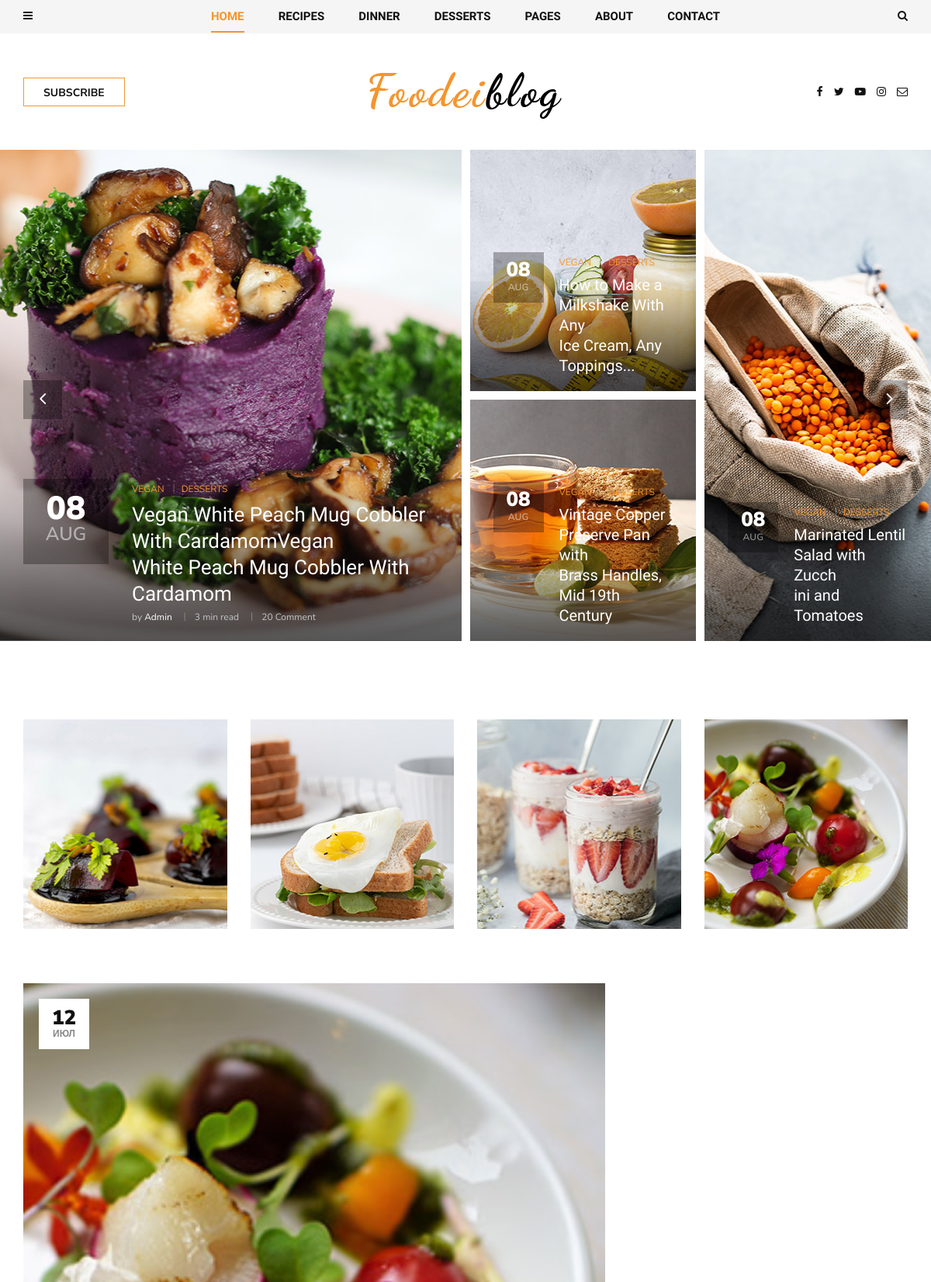
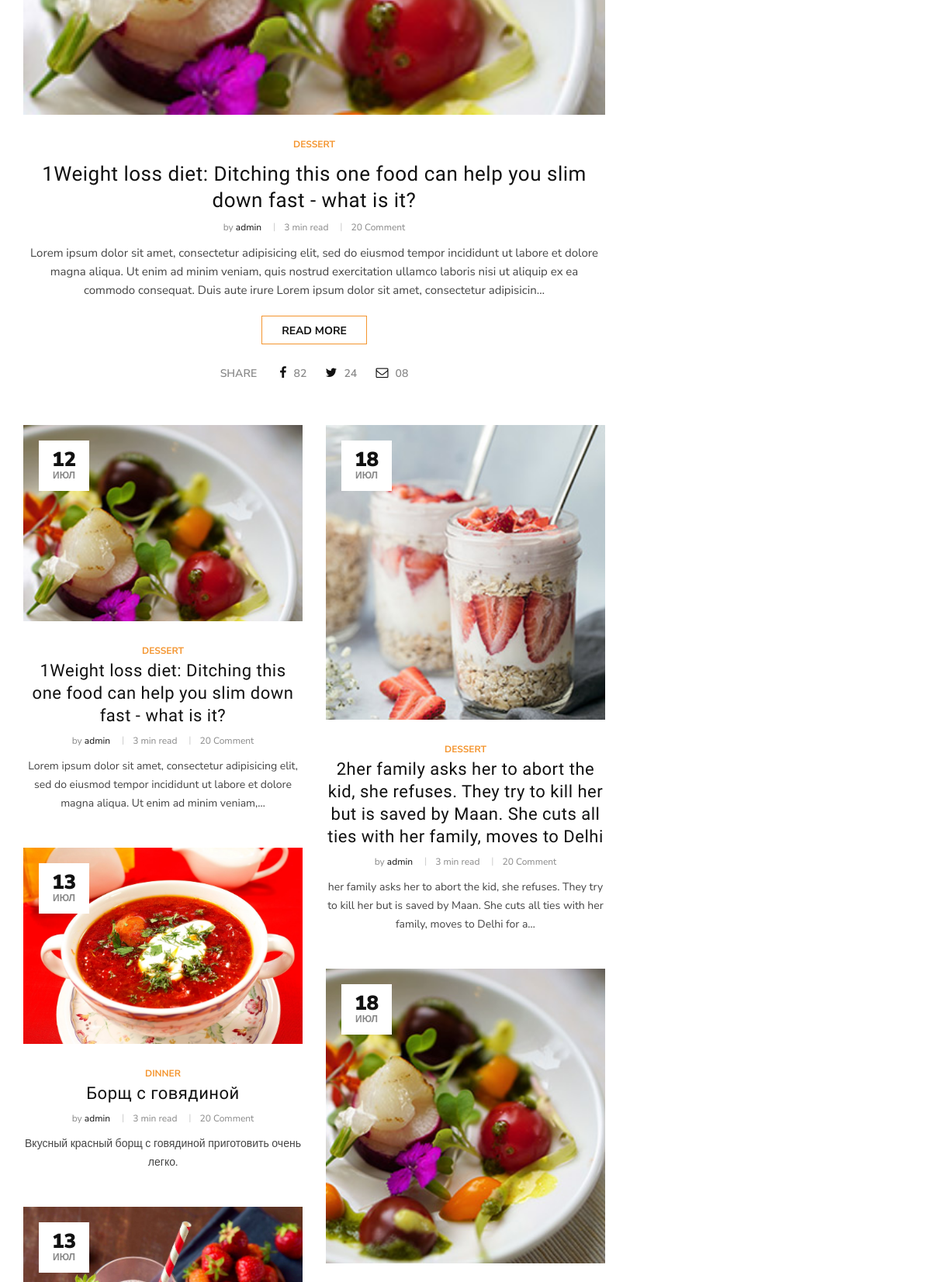
The page / (upper part) on the database its author committed (2 pictures, top to bottom).
### blog/models.py (models this page shows, shortened)
class Post(models.Model):
    title = models.CharField(max_length=200)
    author = models.ForeignKey(User, related_name='posts', on_delete=models.CASCADE)
    image = models.ImageField(upload_to='media/dishes/')
    text = models.TextField()
    slug = models.SlugField(max_length=200, null=True, blank=True)
    category = models.ForeignKey(
        Category,
        related_name='post',
        on_delete=models.SET_NULL,
        null=True
    )
    tags = models.ManyToManyField(Tag, related_name='tags')
    create_at = models.DateTimeField(auto_now_add=True)
    def get_absolute_url(self):
        return reverse('post_single', kwargs={'slug':self.category.slug, 'post_slug':self.slug})

class Category(MPTTModel):
    name = models.CharField(max_length=100)
    slug = models.SlugField()
    parent = TreeForeignKey(
        'self',
        related_name='children',
        on_delete=models.SET_NULL,
        null=True,
        blank=True
    )
    class MPTTMeta:
        order_insertion_by = ['name']
    def __str__(self):
        return self.name

### blog/views.py (the view)
# urls.py: path('', views.HomeView.as_view( ), name='home'),
class HomeView(ListView):
    model = Post
    paginate_by = 9
    template_name = 'blog/home.html'

### blog/templates/blog/home.html (shortened to what this page needs)
{% extends 'base.html' %}
{% block content %}
    <section class="hero">
        <div class="hero__slider owl-carousel">
            <div class="hero__item">
                <div class="container-fluid">
                    <div class="row">
                        <div class="col-lg-6 p-0">
                            <div class="hero__inside__item hero__inside__item--wide set-bg"
                                data-setbg="img/hero/hero-1.jpg">
                                <div class="hero__inside__item__text">
                                    <div class="hero__inside__item--meta">
                                        <span>08</span>
                                        <p>Aug</p>
                                    </div>
                                    <div class="hero__inside__item--text">
                                        <ul class="label">
                                            <li>Vegan</li>
                                            <li>Desserts</li>
                                        </ul>
                                        <h4>Vegan White Peach Mug Cobbler With CardamomVegan<br /> White Peach Mug
                                            Cobbler With Cardamom</h4>
                                        <ul class="widget">
                                            <li>by <span>Admin</span></li>
                                            <li>3 min read</li>
                                            <li>20 Comment</li>
                                        </ul>
                                    </div>
                                </div>
                            </div>
                        </div>
                        <div class="col-lg-3 col-md-6  p-0">
                            <div class="hero__inside__item hero__inside__item--small set-bg"
                                data-setbg="img/hero/hero-2.jpg">
                                <div class="hero__inside__item__text">
                                    <div class="hero__inside__item--meta">
                                        <span>08</span>
                                        <p>Aug</p>
                                    </div>
                                    <div class="hero__inside__item--text">
                                        <ul class="label">
                                            <li>Vegan</li>
                                            <li>Desserts</li>
                                        </ul>
                                        <h5>How to Make a Milkshake With Any <br />Ice Cream, Any Toppings...</h5>
                                    </div>
                                </div>
                            </div>
                            <div class="hero__inside__item hero__inside__item--small set-bg"
                                data-setbg="img/hero/hero-3.jpg">
                                <div class="hero__inside__item__text">
                                    <div class="hero__inside__item--meta">
                                        <span>08</span>
                                        <p>Aug</p>
                                    </div>
                                    <div class="hero__inside__item--text">
                                        <ul class="label">
                                            <li>Vegan</li>
                                            <li>Desserts</li>
                                        </ul>
                                        <h5>Vintage Copper Preserve Pan with <br />Brass Handles, Mid 19th Century</h5>
                                    </div>
                                </div>
                            </div>
                        </div>
                        <div class="col-lg-3 col-md-6  p-0">
                            <div class="hero__inside__item set-bg" data-setbg="img/hero/hero-4.jpg">
                                <div class="hero__inside__item__text">
                                    <div class="hero__inside__item--meta">
                                        <span>08</span>
                                        <p>Aug</p>
                                    </div>
                                    <div class="hero__inside__item--text">
                                        <ul class="label">
                                            <li>Vegan</li>
                                            <li>Desserts</li>
                                        </ul>
                                        <h5>Marinated Lentil Salad with Zucch <br />ini and Tomatoes</h5>
                                    </div>
                                </div>
                            </div>
                        </div>
                    </div>
                </div>
            </div>
            <div class="hero__item">
                <div class="container-fluid">
                    <div class="row">
                        <div class="col-lg-3 col-md-6 p-0">
                        </div>
                    </div>
                </div>
            </div>
        </div>
    </section>
    <section class="categories spad">
        <div class="container">
            <div class="row">
                <div class="col-lg-3 col-md-6 col-sm-6">
                    <div class="categories__item set-bg" data-setbg="img/categories/cat-1.jpg">
                    </div>
                </div>
                <div class="col-lg-3 col-md-6 col-sm-6">
                    <div class="categories__item set-bg" data-setbg="img/categories/cat-2.jpg">
                    </div>
                </div>
                <div class="col-lg-3 col-md-6 col-sm-6">
                    <div class="categories__item set-bg" data-setbg="img/categories/cat-3.jpg">
                    </div>
                </div>
                <div class="col-lg-3 col-md-6 col-sm-6">
                    <div class="categories__item set-bg" data-setbg="img/categories/cat-4.jpg">
                    </div>
                </div>
            </div>
        </div>
        <div class="categories__post">
            <div class="container">
                <div class="row">
                    <div class="col-lg-8 col-md-8">
                        {% for post in post_list %}
                            {% if forloop.first %}
                                <div class="categories__post__item categories__post__item--large">
                                    <div class="categories__post__item__pic set-bg"
                                        data-setbg="{{ post.image.url }}">
                                        <div class="post__meta">
                                            <h4>{{post.create_at|date:"d"}}</h4>
                                            <span>{{post.create_at|date:"M"}}</span>
                                        </div>
                                    </div>
                                    <div class="categories__post__item__text">
                                        <ul class="post__label--large">
                                            <li>{{post.category}}</li>
                                        </ul>
                                        <h3><a href="{{post.get_absolute_url}}">{{post.title}}</a></h3>
                                        <ul class="post__widget">
                                            <li>by <span>{{post.author}}</span></li>
                                            <li>3 min read</li>
                                            <li>20 Comment</li>
                                        </ul>
                                        <p>{{post.text|truncatechars:300}}</p>
                                        <a href="{{post.get_absolute_url}}" class="primary-btn">Read more</a>
                                        <div class="post__social">
                                            <span>Share</span>
                                            <a href="#"><i class="fa fa-facebook"></i> <span>82</span></a>
                                            <a href="#"><i class="fa fa-twitter"></i> <span>24</span></a>
                                            <a href="#"><i class="fa fa-envelope-o"></i> <span>08</span></a>
                                        </div>
                                    </div>
                                </div>
                            <div class="row">
                            {% endif %}
                        {%endfor%}
                            <div class="col-lg-6 col-md-6 col-sm-6">
                                {% for post in post_list %}
                                    {% if forloop.counter <= 5 and forloop.counter >= 1 %}
                                        <div class="categories__post__item">
                                            <div class="categories__post__item__pic small__item set-bg"
                                                data-setbg="{{post.image.url}}">
                                                <div class="post__meta">
                                                    <h4>{{post.create_at|date:"d"}} </h4>
                                                    <span>{{post.create_at|date:"M"}}</span>
                                                </div>
                                            </div>
                                            <div class="categories__post__item__text">
                                                <span class="post__label">{{post.category}}</span>
                                                <h3><a href="{{post.get_absolute_url}}">{{post.title}}</a></h3>
                                                <ul class="post__widget">
                                                    <li>by <span>{{post.author}}</span></li>
                                                    <li>3 min read</li>
                                                    <li>20 Comment</li>
                                                </ul>
                                                <p>{{post.text|truncatechars:150}} </p>
                                            </div>
                                        </div>
                                    {%endif%}
                                {%endfor%}
                            </div>
                            <div class="col-lg-6 col-md-6 col-sm-6">
                                {% for post in post_list %}
                                    {% if forloop.counter > 5 %}
                                        <div class="categories__post__item">
                                            <div class="categories__post__item__pic smaller__large set-bg"
                                                data-setbg="{{post.image.url}}">
                                                <div class="post__meta">
                                                    <h4>{{post.create_at|date:"d"}}</h4>
                                                    <span>{{post.create_at|date:"M"}}</span>
                                                </div>
                                            </div>
                                            <div class="categories__post__item__text">
                                                <span class="post__label">{{post.category}}</span>
                                                <h3><a href="{{post.get_absolute_url}}">{{post.title}}</a></h3>
                                                <ul class="post__widget">
                                                    <li>by <span>{{post.author}}</span></li>
                                                    <li>3 min read</li>
                                                    <li>20 Comment</li>
                                                </ul>
                                                <p>{{post.text|truncatechars:150}}</p>
                                            </div>
                                        </div>
                                    {%endif%}
                                {%endfor%}
                            </div>
                    </div>
                </div>
            </div>
        </div>
    </section>
{% endblock content %}

### rows shown on the page
Post: create_at "12", create_at "ИЮЛ", category "DESSERT", title "1Weight loss diet: Ditching this one food can help you slim down fast - what is it?", author "admin", text "Lorem ipsum dolor sit amet, consectetur adipisicing elit, sed do eiusmod tempor incididunt ut labore et dolore magna aliqua. Ut enim ad minim veniam, quis nostrud exercitation ullamco laboris nisi ut aliquip ex ea commodo consequat. Duis aute irure Lorem ipsum dolor sit amet, consectetur adipisicin…", shows a picture, text "Lorem ipsum dolor sit amet, consectetur adipisicing elit, sed do eiusmod tempor incididunt ut labore et dolore magna aliqua. Ut enim ad minim veniam,…"
Post: shows a picture, create_at "13", create_at "ИЮЛ", category "DINNER", title "Борщ с говядиной", author "admin", text "Вкусный красный борщ с говядиной приготовить очень легко."
Post: shows a picture, create_at "13", create_at "ИЮЛ"
Post: shows a picture, create_at "18", create_at "ИЮЛ", category "DESSERT", title "2her family asks her to abort the kid, she refuses. They try to kill her but is saved by Maan. She cuts all ties with her family, moves to Delhi", author "admin", text "her family asks her to abort the kid, she refuses. They try to kill her but is saved by Maan. She cuts all ties with her family, moves to Delhi for a…"
Post: shows a picture, create_at "18", create_at "ИЮЛ"
